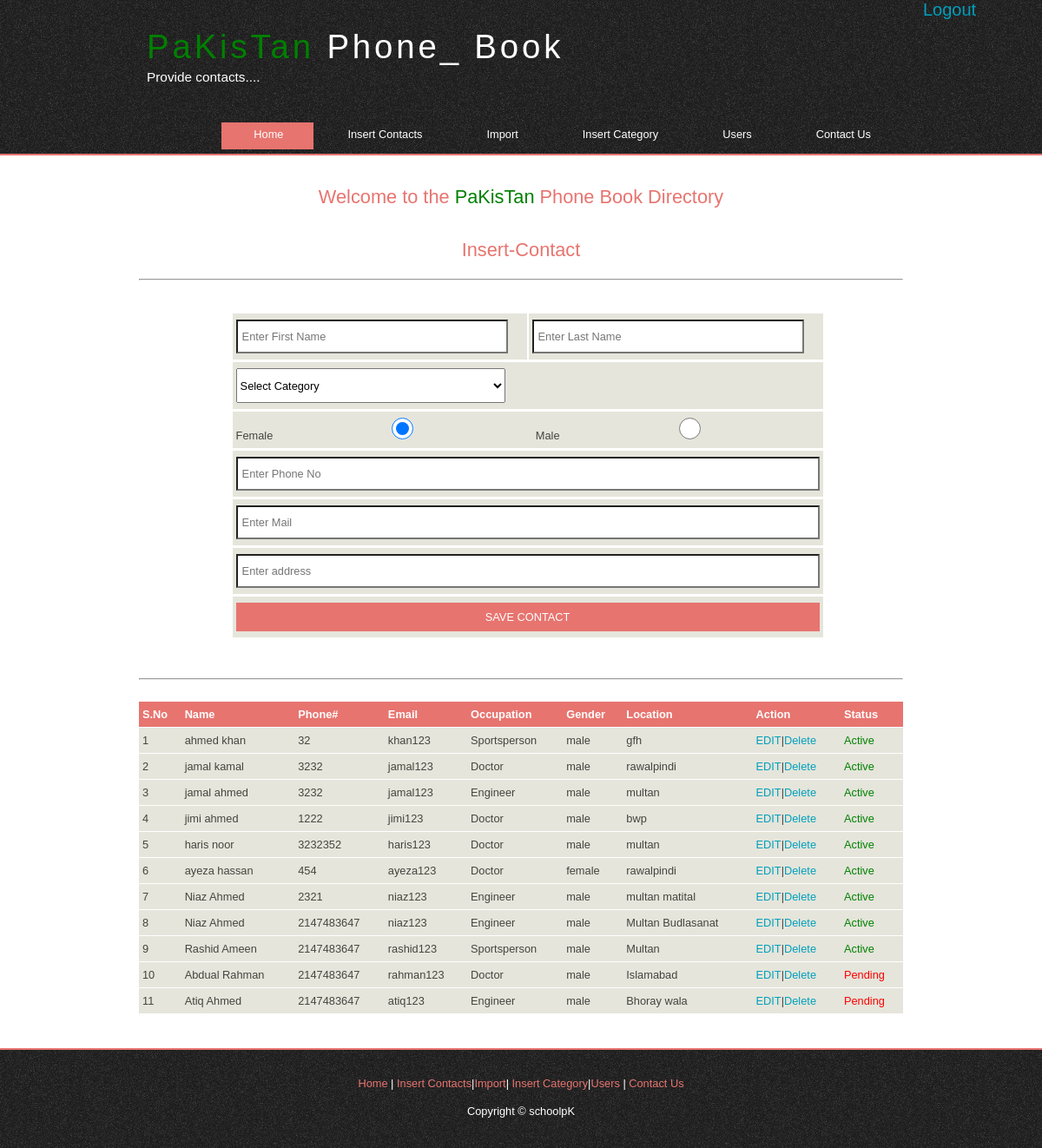
Screenshot of /insert_contact.php (signed in) with the database file from the repository.
### tables this page shows
CREATE TABLE `contacts` (
  `c_id` int(11) NOT NULL,
  `f_name` varchar(255) NOT NULL,
  `l_name` varchar(255) NOT NULL,
  `cat_id` int(11) NOT NULL,
  `gender` varchar(255) NOT NULL,
  `phone_no` int(11) NOT NULL,
  `email` varchar(255) NOT NULL,
  `address` text NOT NULL,
  `creator` varchar(255) NOT NULL,
  `status` int(11) NOT NULL
);

CREATE TABLE `category` (
  `cat_id` int(11) NOT NULL,
  `cat_name` varchar(255) NOT NULL
);

### insert_contact.php (the view, shortened to what this page needs)
<?PHP
require 'common/sql_connection.php';
$userId = $_SESSION['user_id'] ?? "";
if (!$userId) {
    header('location:login.php');
} else {
    ?>
    <!DOCTYPE HTML>
    <html>
    <?php require 'common/top_header.php' ?>
    <body>
    <div id="main">
        <?php require 'common/nav_header.php' ?>
        <div id="site_content">
            <h1 class="bdr text-center">Welcome to the <span class="clr-green">PaKisTan</span> Phone Book Directory</h1>
            <h1 class="bdr text-center">Insert-Contact</h1>
            <hr></hr>
            <p class="msg-success">
            </p>
            <form action="" class="bdr" method="post">
                <div class="form_settings text-center">
                    <table class="sign-up-table">
                        <tr>
                            <td><input type="text" name="f_name" placeholder="Enter First Name" required/></td>
                            <td><input type="text" name="l_name" placeholder="Enter Last Name" required/></td>
                        </tr>
                        <tr>
                            <td colspan="2">
                                <select id="id" name="category" class="select-tag2">
                                    <option>Select Category</option>
                                </select>
                            </td>
                        </tr>
                        <tr>
                            <td colspan="2">
                                <label>Female</label><input type="radio" name="gender" checked value="female"/>
                                <label>Male</label><input type="radio" name="gender" value="male"/>
                            </td>
                        </tr>
                        <tr>
                            <td colspan="2">
                                <input type="number" class="long-text" name="phone_num" placeholder="Enter Phone No"
                                       required minlength="11" maxlength="11"/>
                            </td>
                        </tr>
                        <tr>
                            <td colspan="2">
                                <input type="text" class="long-text" name="email" placeholder="Enter Mail" required/>
                            </td>
                        </tr>
                        <tr>
                            <td colspan="2">
                                <input type="text" class="long-text" name="address" placeholder="Enter address"
                                       required/>
                            </td>
                        </tr>
                        <tr>
                            <td colspan="2"><input class="submit sign-up" type="submit" name="btn_save"
                                                   value="SAVE CONTACT"/></td>
                        </tr>
                    </table>
                </div>
            </form>
            <br>
            <hr></hr>
            <br>
            <table style="width:100%; border-spacing:0;">
                <tr>
                    <th>S.No</th>
                    <th>Name</th>
                    <th>Phone#</th>
                    <th>Email</th>
                    <th>Occupation</th>
                    <th>Gender</th>
                    <th>Location</th>
                    <?php
                    if ($userRoll == 'admin') {
                        echo '<th>Action</th>
                        <th>Status</th>';
                    }
                    ?>
                </tr>
                <?php
                if ($userRoll == 'admin') {
                    $sql = "SELECT * FROM contacts LEFT JOIN category
               ON contacts.cat_id=category.cat_id";
                } else {
                    $sql = "SELECT * FROM contacts LEFT JOIN category
               ON contacts.cat_id=category.cat_id where status=1";
                }
                $rs = mysqli_query($db_link, $sql);
                $i = 0;
                if ($rs) {
                    while ($data1 = mysqli_fetch_assoc($rs)) {
                        echo '<tr>
                      <td>' . ++$i . '</td>
                      <td>' . $data1['f_name'] . ' ' . $data1['l_name'] . '</td>
                      <td>' . $data1['phone_no'] . '</td>
                      <td>' . $data1['email'] . '</td>
                      <td>' . $data1['cat_name'] . '</td>
                      <td>' . $data1['gender'] . '</td>
                      <td>' . $data1['address'] . '</td>';
                        if ($userRoll == 'admin') {
                            echo '<td class="text-dec"><a href="actions/update_contact.php?u_id=' . $data1['c_id'] . '">EDIT</a>|<a href="actions/delete_contact.php?del_id=' . $data1['c_id'] . '">Delete</a></td>';
                            if ($data1['status'] == 0) {
                                echo '<td class="text-dec"><a href="actions/contact_status_update.php?status=' . $data1['c_id'] . '" class="text-danger">Pending</a></td>';
                            } else {
                                echo '<td class="text-dec"><a href="actions/contact_status_update.php?status=' . $data1['c_id'] . '" class="text-success">Active</a></td>';
                            }
                        }
                        echo '</tr>';
                    }
                }
                ?>
            </table>
        </div>
        <?php require 'common/footer.php' ?>
    </div>
    </body>
    </html>
    <?php
}
?>

### style/style.css (style rules this page uses)
html { height: 100%; }
* { margin: 0; padding: 0; }
body { font: normal .80em 'trebuchet ms', arial, sans-serif; background: #FFF; color: #555; }
p { padding: 0 0 20px 0; line-height: 1.7em; }
h1, h2, h3, h4, h5, h6 { color: #E7746F; letter-spacing: 0em; padding: 0 0 5px 0; }
h1, h2, h3 { font: normal 170% 'century gothic', arial; margin: 0 0 15px 0; padding: 15px 0 5px 0; }
a, a:hover { outline: none; text-decoration: underline; color: #009FBC; }
#main, #logo, #menubar, #site_content, #footer { margin-left: auto; margin-right: auto; }
#site_content { width: 880px; overflow: hidden; margin: 20px auto 0 auto; padding: 0 0 10px 0; }
.form_settings { margin: 15px 0 0 0; }
.form_settings input, .form_settings textarea { padding: 5px; width: 299px; height: 25px; font: 100% arial; border: 1px solid #E5E5DB .9; background: #FFF; color: #47433F; }
.form_settings .submit { font: 100% arial; border: 0; width: 99px; height: 33px; padding: 2px 0 3px 0; cursor: pointer; background: #E7746F; color: #FFF; transition-duration: 0.7s; }
.form_settings textarea, .form_settings select { font: 100% arial; width: 299px; }
.form_settings select { width: 310px; }
table { margin: 10px 0 30px 0; }
table tr th, table tr td { background: #E7746F; color: #FFF; padding: 7px 4px; text-align: left; }
table tr td { background: #E5E5DB; color: #47433F; border-top: 1px solid #FFF; }
.sign-up { width: 100% !important; }
.sign-up-table { margin-left: 12%; }
.text-center { text-align: center; }
.clr-green { color: green; }
.long-text { width: 98% !important; }
.text-dec a { text-decoration: none; transition-duration: 0.7s; }
.text-danger { color:red; }
.text-success { color:green; }
.msg-success { color:limegreen; text-align: center; font-size: 20px; font-weight: bold; }
.select-tag2 { height: 40px !important; }

### rows the page displays
contacts: f_name "ahmed", l_name "khan", phone_no "32", email "khan123", cat.cat_name "Sportsperson", gender "male", address "gfh"
contacts: f_name "jamal", l_name "kamal", phone_no "3232", email "jamal123", cat.cat_name "Doctor", gender "male", address "rawalpindi"
contacts: f_name "jamal", l_name "ahmed", phone_no "3232", email "jamal123", cat.cat_name "Engineer", gender "male", address "multan"
contacts: f_name "jimi", l_name "ahmed", phone_no "1222", email "jimi123", cat.cat_name "Doctor", gender "male", address "bwp"
contacts: f_name "haris", l_name "noor", phone_no "3232352", email "haris123", cat.cat_name "Doctor", gender "male", address "multan"
contacts: f_name "ayeza", l_name "hassan", phone_no "454", email "ayeza123", cat.cat_name "Doctor", gender "female", address "rawalpindi"
contacts: f_name "Niaz", l_name "Ahmed", phone_no "2321", email "niaz123", cat.cat_name "Engineer", gender "male", address "multan matital"
contacts: f_name "Niaz", l_name "Ahmed", phone_no "2147483647", email "niaz123", cat.cat_name "Engineer", gender "male", address "Multan Budlasanat"
contacts: f_name "Rashid", l_name "Ameen", phone_no "2147483647", email "rashid123", cat.cat_name "Sportsperson", gender "male", address "Multan"
contacts: f_name "Abdual", l_name "Rahman", phone_no "2147483647", email "rahman123", cat.cat_name "Doctor", gender "male", address "Islamabad"
contacts: f_name "Atiq", l_name "Ahmed", phone_no "2147483647", email "atiq123", cat.cat_name "Engineer", gender "male", address "Bhoray wala"
